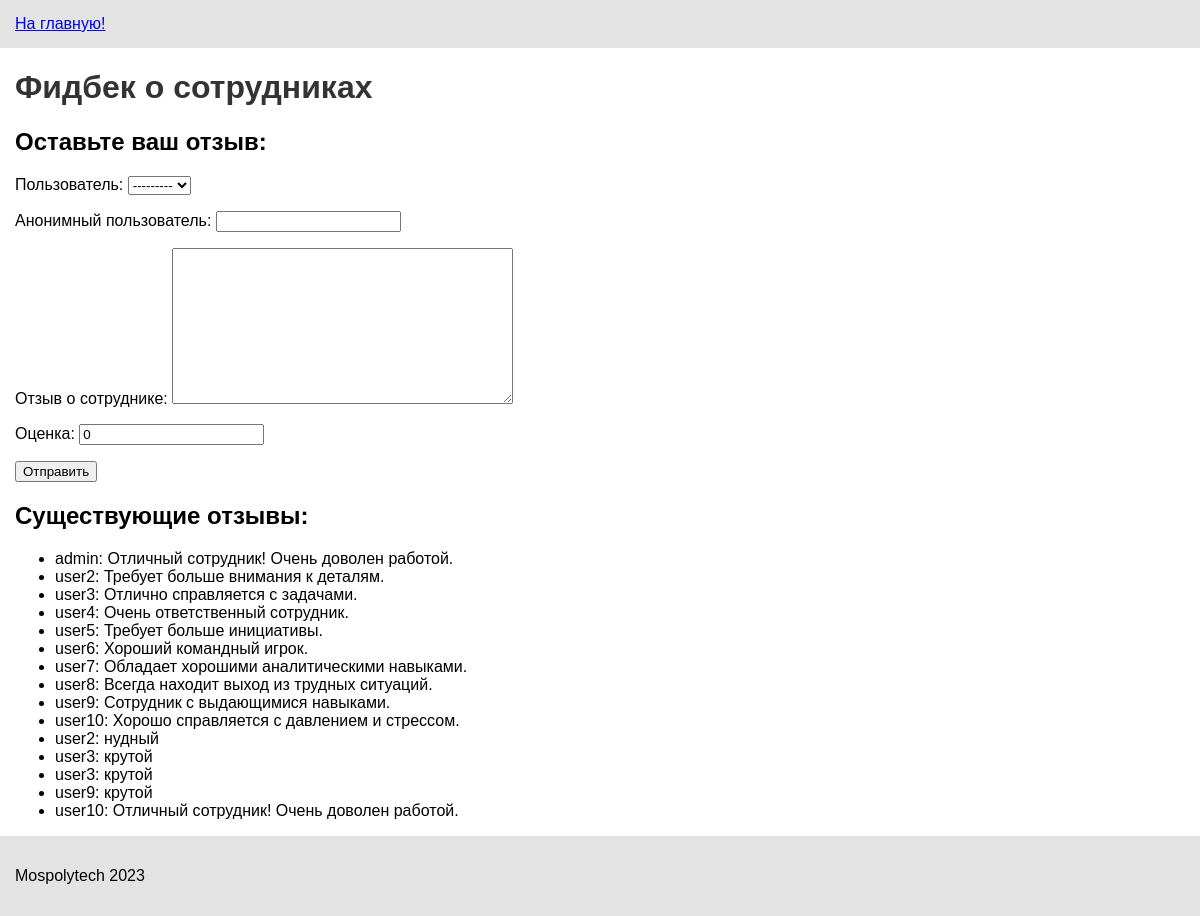
The app's page /onlinerating/feedback/employee/ with its own data.
### onlinerating/models.py (models this page shows, shortened)
class EmployeeFeedback(models.Model):
    user = models.ForeignKey(User, on_delete=models.CASCADE, verbose_name="Пользователь")
    anonymous_user = models.CharField(max_length=255, blank=True, null=True, verbose_name="Анонимный пользователь")
    feedback = models.TextField(verbose_name="Отзыв о сотруднике")
    rating = models.PositiveIntegerField(default=0, verbose_name="Оценка")
    date_created = models.DateTimeField(auto_now_add=True, verbose_name="Дата создания")
    class Meta:
        verbose_name = "Отзыв о сотруднике"
        verbose_name_plural = "Отзывы о сотрудниках"

### onlinerating/views.py (the view)
# urls.py: path('feedback/employee/', views.employee_feedback_view, name='employee_feedback'),
def employee_feedback_view(request):
    if request.method == 'POST':
        form = EmployeeFeedbackForm(request.POST)
        if form.is_valid():
            form.save()
            return redirect('onlinerating:employee_feedback')
    else:
        form = EmployeeFeedbackForm()
    feedbacks = EmployeeFeedback.objects.all()
    return render(request, 'onlinerating/employee_feedback.html', {'form': form, 'feedbacks': feedbacks})

### onlinerating/forms.py
class EmployeeFeedbackForm(forms.ModelForm):
    class Meta:
        model = EmployeeFeedback
        fields = ['user', 'anonymous_user', 'feedback', 'rating']

### onlinerating/templates/onlinerating/employee_feedback.html (shortened to what this page needs)
{% extends 'onlinerating/base.html' %}
{% load static %}
{% block content %}
    <h1>Фидбек о сотрудниках</h1>
    <h2>Оставьте ваш отзыв:</h2>
    <form method="post">
        {{ form.as_p }}
        <button type="submit">Отправить</button>
    </form>
    <h2>Существующие отзывы:</h2>
    <ul>
        {% for feedback in feedbacks %}
            <li>{{ feedback.user.username }}: {{ feedback.feedback }}</li>
        {% endfor %}
    </ul>
{% endblock %}

### onlinerating/static/onlinerating/style.css (style rules this page uses)
html { height: 100%; padding: 0; margin: 0; }
body { font-family: Arial, sans-serif; display: flex; flex-direction: column; height: 100%; padding: 0; margin: 0; }
h1 { color: #333; }

### records on screen
EmployeeFeedback: user.username "admin", feedback "Отличный сотрудник! Очень доволен работой."
EmployeeFeedback: user.username "user2", feedback "Требует больше внимания к деталям."
EmployeeFeedback: user.username "user3", feedback "Отлично справляется с задачами."
EmployeeFeedback: user.username "user4", feedback "Очень ответственный сотрудник."
EmployeeFeedback: user.username "user5", feedback "Требует больше инициативы."
EmployeeFeedback: user.username "user6", feedback "Хороший командный игрок."
EmployeeFeedback: user.username "user7", feedback "Обладает хорошими аналитическими навыками."
EmployeeFeedback: user.username "user8", feedback "Всегда находит выход из трудных ситуаций."
EmployeeFeedback: user.username "user9", feedback "Сотрудник с выдающимися навыками."
EmployeeFeedback: user.username "user10", feedback "Хорошо справляется с давлением и стрессом."
EmployeeFeedback: user.username "user2", feedback "нудный"
EmployeeFeedback: user.username "user3", feedback "крутой"
EmployeeFeedback: user.username "user3", feedback "крутой"
EmployeeFeedback: user.username "user9", feedback "крутой"
EmployeeFeedback: user.username "user10", feedback "Отличный сотрудник! Очень доволен работой."
